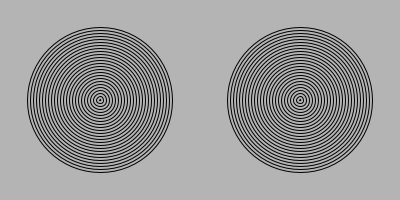
Frame 1 (no input)
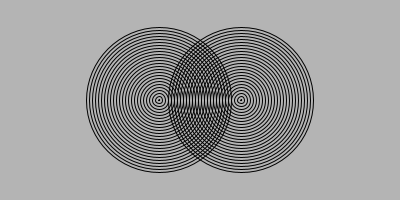
Frame 60 (the mouse pressed at the canvas centre just before this capture)
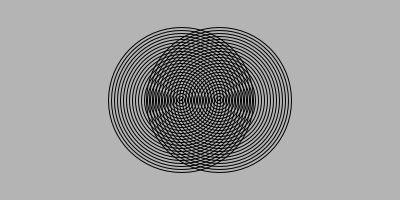
Frame 120 (the mouse held since frame 60 and released just before this capture)

The Processing sketch that drew these frames (run headless with seeded random() and noise(); from frame 60 on, the mouse is pressed at the canvas centre):

// Processing sketch: amazing_rings
// ── amazing_rings.pde

  /*** Go to the recipe to run the demonstration before starting this program ***/

void setup() {
  /* Set the size of your sketch to be a rectangle like in the recipe demonstration */
  size(400,200);
  /* Call the noFill() command so all the ellipses will be transparent */
  noFill();

}
int overallSpeed = 1;
int circleX1 = 100;
int circleX2 = 300;
int speed = overallSpeed;
int speed2 = -overallSpeed;
void draw() {
  
background(#B4B4B4);

        /* Use a for loop to make the first set of rings that will start in the left half of the window
        (you can use the code from your Bullseye program).*/          
for(int i = 1; i<150;i++){
  ellipse(circleX1,100,i,i);
  ellipse(circleX2,100,i,i);
  i=i+5;
}
circleX1 = circleX1 + speed;
circleX2 = circleX2 + speed2;
if(circleX1>400){
  speed = -speed;
}
if(circleX1<0){
  speed = -speed;
}

if(circleX2>400){
  speed2 = -speed2;
}
if(circleX2<0){
  speed2 = -speed2;
}




        /*Make this set of rings move across the sketch to the right 
        Hint: make two variables, one for x and another for the speed. 
        Then increase x by the amount in speed */
 
        
        /*When the rings reach the right side of the sketch, reverse the direction so they move
        Hint: speed = -speed */

         
        /*When the rings reach the left side of the sketch, reverse the direction again */
        
         
 //CHALLENGE - to finish the Amazing Rings 
 
        /*Add another for loop to draw the second set of rings that will start in the right half of the window */
        
        
        /*Make this set of rings move in the opposite direction to the other rings 
        These rings must also "bounce" off the sides of the window.*/
        
}
